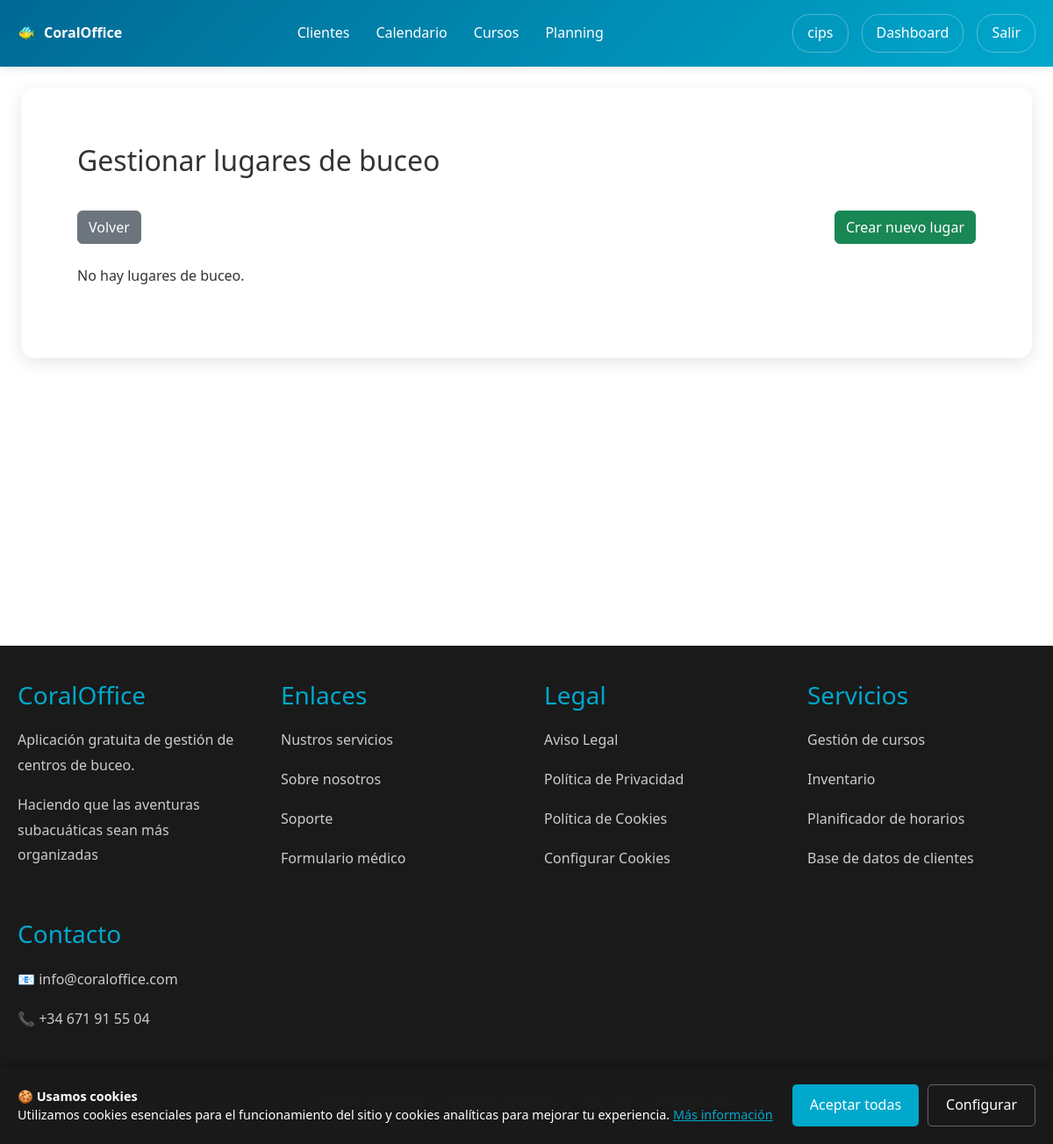
The app's page /users/diving-sites/ (signed in), older data.
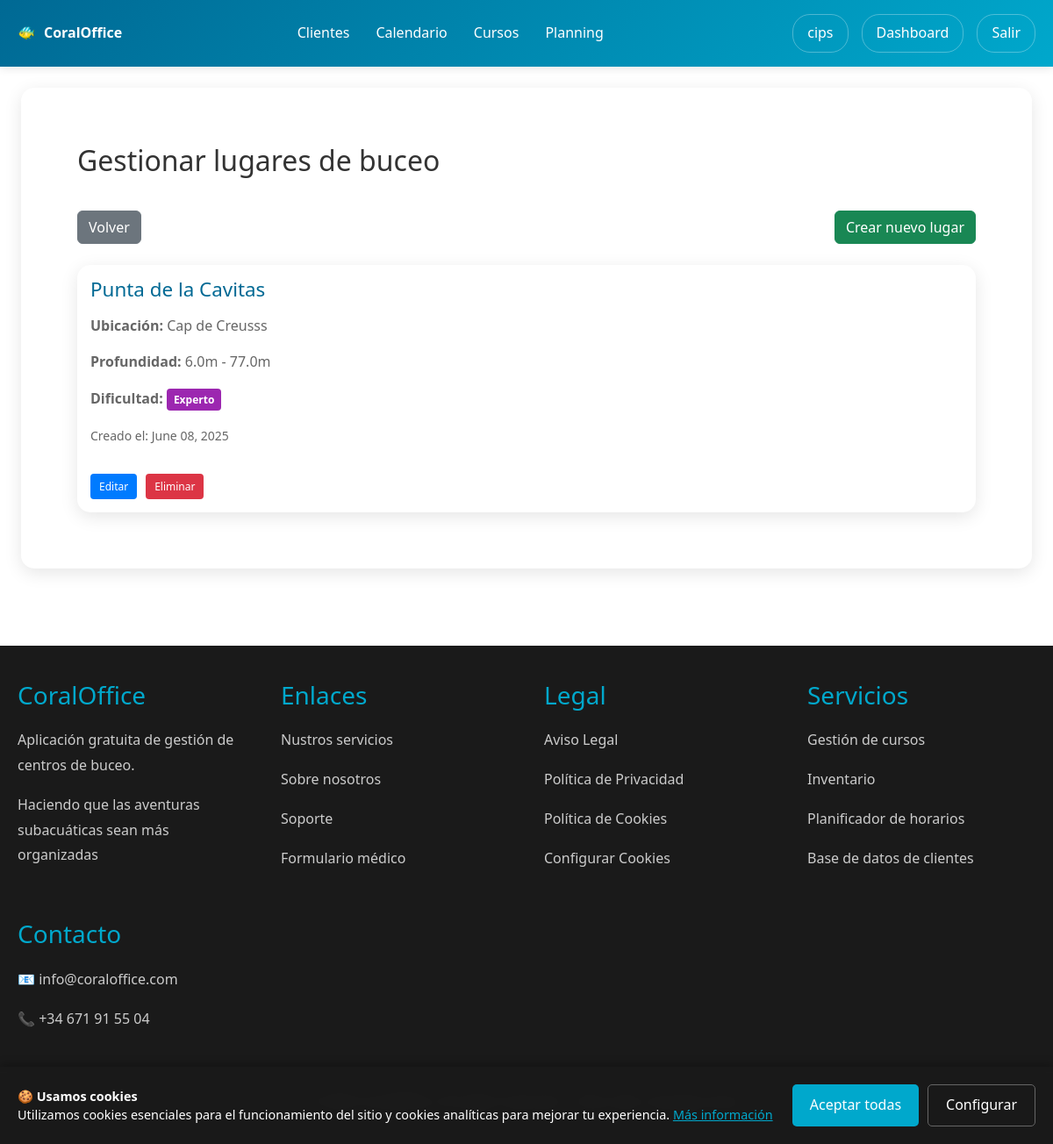
The same page, newer data.
### users/models.py (models this page shows, shortened)
class DivingSite(models.Model):
    diving_center = models.ForeignKey(User, on_delete=models.CASCADE, related_name='diving_sites')
    name = models.CharField(max_length=100)
    location = models.CharField(max_length=200)
    depth_min = models.FloatField(help_text="Profundidad mínima en metros")
    depth_max = models.FloatField(help_text="Profundidad máxima en metros")
    difficulty_level = models.CharField(max_length=20, choices=[
        ('BEGINNER', 'Principiente'),
        ('INTERMEDIATE', 'Intermedio'),
        ('ADVANCED', 'Avanzado'),
        ('EXPERT', 'Experto'),
    ], default='BEGINNER')
    description = models.TextField(blank=True)
    special_requirements = models.TextField(blank=True)
    created_at = models.DateTimeField(auto_now_add=True)

### users/views.py (the view)
# urls.py: path('diving-sites/', views.diving_sites_list, name='diving_sites_list'),
@login_required
def diving_sites_list(request):
    if not request.user.userprofile.is_diving_center:
        messages.error(request, 'Access denied.')
        return redirect('users:profile')
    sites = DivingSite.objects.filter(diving_center=request.user)
    return render(request, 'users/diving_sites_list.html', {'sites': sites})

### users/context_processors.py (called while the page is built)
def cookies_context(request):
    cookies_accepted = request.COOKIES.get('cookies_accepted', 'false') == 'true'
    show_cookies_banner = not cookies_accepted
    return {
        'cookies_accepted': cookies_accepted,
        'show_cookies_banner': show_cookies_banner,
    }

### users/templates/users/diving_sites_list.html (shortened to what this page needs)
{% extends 'users/base.html' %}
{% block users_content %}
<div class="p-3 container">
    <div style="display: flex; justify-content: space-between; align-items: center; margin-bottom: 30px;">
        <h2>Gestionar lugares de buceo</h2>
    </div>
    <div class="mb-4 d-flex justify-content-between">
        <a href="{% url 'users:diving_center_dashboard' %}" class="btn btn-secondary">Volver</a>
        <a href="{% url 'users:add_diving_site' %}" class="btn btn-success">Crear nuevo lugar</a>
    </div>
    {% if sites %}
        <div style="display: grid; grid-template-columns: repeat(auto-fit, minmax(350px, 1fr)); gap: 20px;">
            {% for site in sites %}
            <div class="card">
                <h3>{{ site.name }}</h3>
                <p><strong>Ubicación:</strong> {{ site.location }}</p>
                <p><strong>Profundidad:</strong> {{ site.depth_min }}m - {{ site.depth_max }}m</p>
                <p><strong>Dificultad:</strong> <span class="status-badge status-{{ site.difficulty_level|lower }}">{{ site.get_difficulty_level_display }}</span></p>
                <p><small>Creado el: {{ site.created_at|date:"F d, Y" }}</small></p>
                <div class="site-actions" style="margin-top: 15px;">
                    <a href="{% url 'users:edit_diving_site' site.id %}" class="btn-small">Editar</a>
                    <a href="{% url 'users:delete_diving_site' site.id %}" class="btn-small btn-danger">Eliminar</a>
                </div>
            </div>
            {% endfor %}
        </div>
    {% else %}
        <p>No hay lugares de buceo.</p>
    {% endif %}
</div>
{% endblock %}

Row changes from the older to the newer data that the page shows:
added DivingSite: name "Punta de la Cavitas", location "Cap de Creusss", depth_min "6.0", depth_max "77.0", difficulty_level "Experto", created_at "June 08, 2025"
Text that changed along with them:
text no longer shown: "No hay lugares de buceo."
